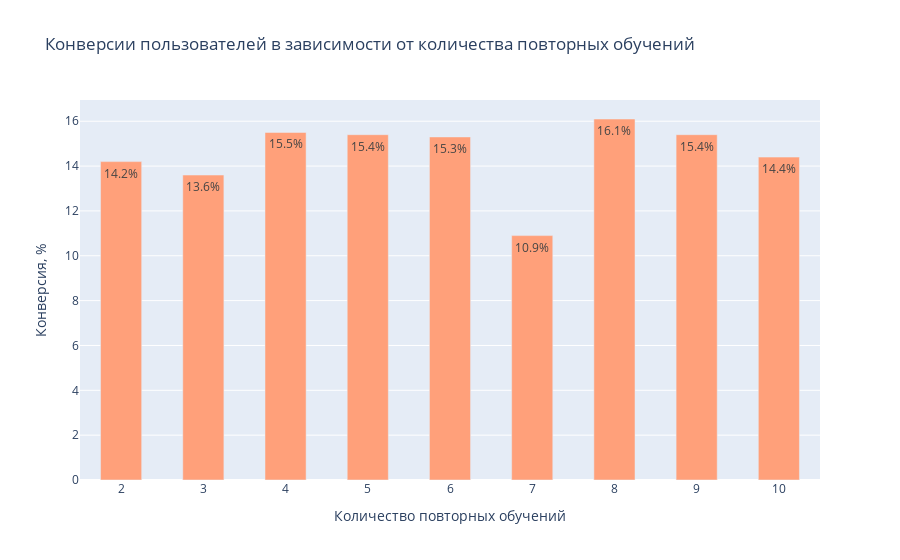

Notebook cell for this chart:
### Code cell
#Построим стобчатые диаграммы с конверсиями:
fig = go.Figure()

data=[go.Bar(
    x=grouped_df.index, 
    y=list(round(grouped_df.conversion*100, 1)),  
    text=round(grouped_df.conversion*100, 1),
    texttemplate='%{text:.1f}%',
    textposition='auto', 
    width=0.5,
    marker_color='lightsalmon')]

layout=go.Layout(title='Конверсии пользователей в зависимости от количества повторных обучений', 
                yaxis_title='Конверсия, %',
                xaxis_title='Количество повторных обучений')

fig=go.Figure(data, layout)

fig.show()

### Figure 1 — Plotly figure (JSON) as saved in the notebook; plotly's stock layout.template omitted (floating-point values rounded to 4 significant figures)
{"data": [{"marker": {"color": "lightsalmon"}, "text": [14.2, 13.6, 15.5, 15.4, 15.3, 10.9, 16.1, 15.4, 14.4], "textposition": "auto", "texttemplate": "%{text:.1f}%", "type": "bar", "width": 0.5, "x": [2, 3, 4, 5, 6, 7, 8, 9, 10], "y": [14.2, 13.6, 15.5, 15.4, 15.3, 10.9, 16.1, 15.4, 14.4]}], "layout": {"title": {"text": "Конверсии пользователей в зависимости от количества повторных обучений"}, "xaxis": {"title": {"text": "Количество повторных обучений"}}, "yaxis": {"title": {"text": "Конверсия, %"}}}}
